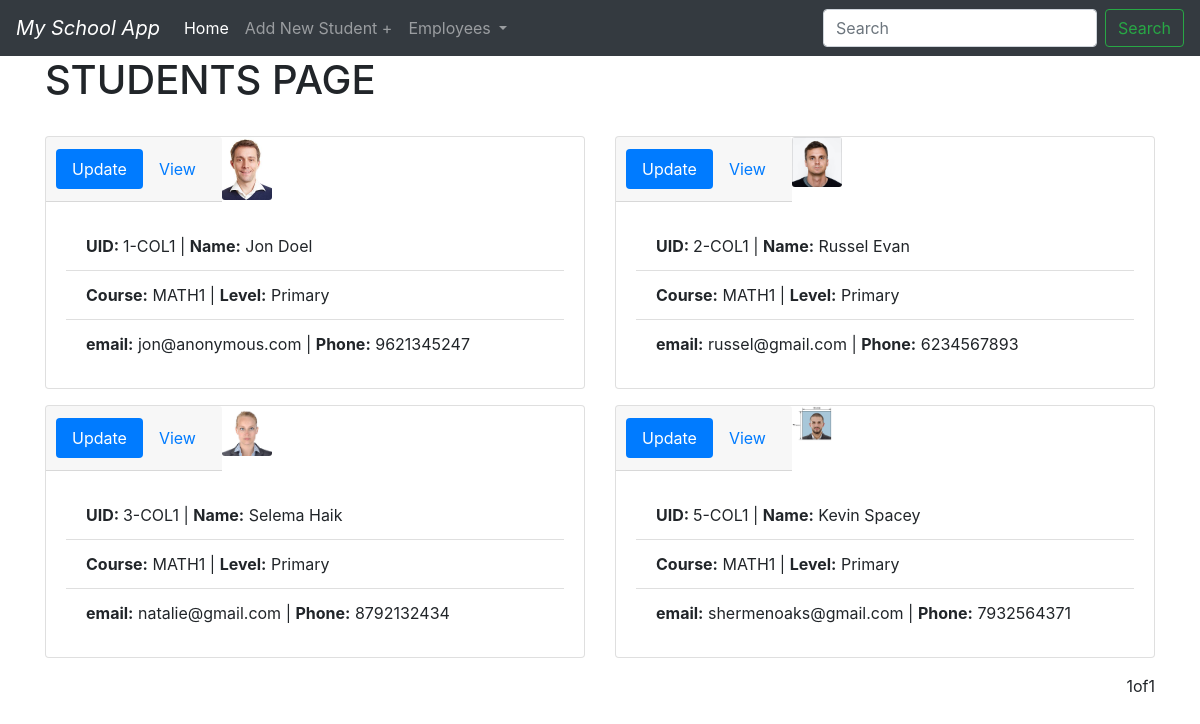
The page / on the database its author committed.
### school_app/models.py (models this page shows, shortened)
class Student(models.Model):
    LANG = [
        ('English', 'English'),
        ('Hindi', 'Hindi'),
        ('Kannada', 'Kannada')]
    GENDER = [
        ('Male', 'Male'),
        ('Female', 'Female'),
        ('Other', 'Other')
    ]
    GRADES = [
        ('A', 'A'),
        ('B', 'B'),
        ('C', 'C'),
        ('D', 'D')
    ]
    f_name = models.CharField(max_length=200, null=True)
    l_name = models.CharField(max_length=200, null=True)
    m_name = models.CharField(max_length=200, null=True, blank=True)
    gender = models.CharField(max_length=200, null=True, choices=GENDER)
    grad_date = models.DateField()
    coy = models.DateField()
    email = models.EmailField(max_length=200, null=True)
    phone = models.CharField(max_length=10, null=True)
    language = models.CharField(max_length=200, null=True, choices=LANG)
    dob = models.DateField()
    parent_details = models.TextField(max_length=200, null=True, blank=True)
    picture = models.ImageField(blank=True, null=True, default="index.png")
    course = models.ForeignKey(Course, on_delete=models.CASCADE, default=None)
    grade = models.CharField(max_length=1, null=True,
                             blank=True, default=None, choices=GRADES)

class Course(models.Model):
    DEPT = [
        ('Math', 'Math'),
        ('Science', 'Science'), ('Social Studies', 'Social Studies'),
        ('Language', [('Hindi', 'Hindi'),
                      ('English', 'English'), ('Kannada', 'Kannada')]),
    ]
    LEVEL = [
        ('Primary', 'Primary (1-4)'),
        ('Middle', 'Middle (5-7)'),
        ('High School', 'High School(8-10)')
    ]
    fullname = models.CharField(max_length=200, null=True)
    shortname = models.CharField(max_length=5, null=True)
    period = models.CharField(max_length=200, null=True)
    department = models.CharField(max_length=200, null=True, choices=DEPT)
    level = models.CharField(max_length=200, null=True, choices=LEVEL)
    teacher = models.ForeignKey(
        Employee, null=True, on_delete=models.SET_NULL, default=None)
    def __str__(self):
        return self.shortname

### school_app/views.py (the view)
# urls.py: path('', views.home, name='home'),
def home(request):
    students = Student.objects.all()
    pagination = Paginator(students, 4)
    page = request.GET.get('page')
    students = pagination.get_page(page)
    context = {'students': students}
    return render(request, 'school_app/home.htm', context)

### school_app/templates/school_app/home.htm (shortened to what this page needs)
{% extends 'school_app/main.htm' %}
{% block content %}
<div class="container">
    <h1>STUDENTS PAGE</h1>
    <br>
    <div class="row">
        {% for i in students %}
        {% load static %}
        <div class="col-sm-6">
            <div class="card mb-3" style="max-width: auto;">
                <div class="row no-gutters">
                    <div class="card-header">
                        <ul class="nav nav-pills card-header-pills">
                            <li class="nav-item">
                                <a class="nav-link active" href="{% url  'student_update' i.id %}">Update</a>
                            </li>
                            <li class="nav-item">
                                <a class="nav-link " href="{% url 'student' i.id %}">View</a>
                            </li>
                        </ul>
                    </div>
                    <div class="col-md-4" style="max-width: 50px; max-height: auto; ">
                        <img src="{{i.picture.url}}" class="card-img">
                    </div>
                    <div class="card-body">
                        <ul class="list-group list-group-flush">
                            <li class="list-group-item"><strong>UID: </strong>{{i.id}}-COL1 | <strong>Name:</strong>
                                {{i.f_name}}
                                {{i.l_name}}</li>
                            <li class="list-group-item"><strong>Course:</strong> {{i.course}} | <strong>Level:</strong>
                                {{i.course.level}}</li>
                            <li class="list-group-item"><strong>email:</strong> {{i.email}} | <strong>Phone:</strong>
                                {{i.phone}}</li>
                        </ul>
                    </div>
                </div>
            </div>
        </div>
        {% endfor %}
    </div>
    <nav aria-label="Page navigation example">
        <ul class="pagination justify-content-end">
            <span>{{ students.number }}</span>
            <span>of</span>
            <span>{{ students.paginator.num_pages }}</span>
        </ul>
    </nav>
</div>
{% endblock %}

### school_app/templates/school_app/main.htm (shortened to what this page needs)
<!DOCTYPE html>
<html lang="en">
<head>
    <link rel="stylesheet" href="https://stackpath.bootstrapcdn.com/bootstrap/4.5.0/css/bootstrap.min.css"
>
</head>
<body>
    {% include 'school_app/navbar.htm' %}
    {% block content %}
    {% endblock %}
</body>
</html>

### school_app/templates/school_app/navbar.htm (shortened to what this page needs)
<nav class="navbar navbar-expand-lg navbar-dark bg-dark">
    <a class="navbar-brand" href="#"><i>My School App</i></a>
    <div class="collapse navbar-collapse" id="navbarSupportedContent">
        <ul class="navbar-nav mr-auto">
            <li class="nav-item active">
                <a class="nav-link" href="{% url 'home' %}">Home <span class="sr-only">(current)</span></a>
            </li>
            <li class="nav-item">
                <a class="nav-link" href="{% url 'create_std' %}">Add New Student + </a>
            </li>
            <li class="nav-item dropdown">
                <a class="nav-link dropdown-toggle" href="{% url 'emp' %}" id="navbarDropdown" role="button"
                    data-toggle="dropdown" aria-haspopup="true" aria-expanded="false">
                    Employees
                </a>
            </li>
        </ul>
        <form class="form-inline my-2 my-lg-0" action="/s/">
            <input class="form-control mr-sm-2" name="q" type="search" placeholder="Search" aria-label="Search">
            <button class="btn btn-outline-success my-2 my-sm-0" type="submit">Search</button>
        </form>
    </div>
</nav>

### rows shown on the page
Student: picture (picture), id "1", f_name "Jon", l_name "Doel", course "MATH1", course.level "Primary", email "jon@anonymous.com", phone "9621345247"
Student: picture (picture), id "2", f_name "Russel", l_name "Evan", course "MATH1", course.level "Primary", email "russel@gmail.com", phone "6234567893"
Student: picture (picture), id "3", f_name "Selema", l_name "Haik", course "MATH1", course.level "Primary", email "natalie@gmail.com", phone "8792132434"
Student: picture (picture), id "5", f_name "Kevin", l_name "Spacey", course "MATH1", course.level "Primary", email "shermenoaks@gmail.com", phone "7932564371"

### other values the page prints
{{ students.number }} "1"
{{ students.paginator.num_pages }} "1"
